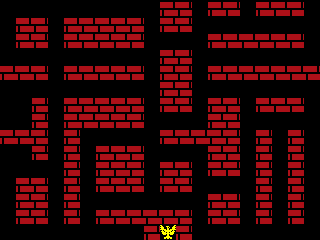

Rendered tile map (Tiled .tmx) drawn with the repository's tilesets; below, a short description and the full map source, tile grids included:
An orthogonal 20x15 tile map with 16x16 px tiles, 1 tile layer (Tile Layer 1).

<map version="1.10" tiledversion="1.10.2" orientation="orthogonal" renderorder="right-down" width="20" height="15" tilewidth="16" tileheight="16" infinite="0" nextlayerid="2" nextobjectid="1">
 <tileset firstgid="1" name="Brick_Wall" tilewidth="16" tileheight="16" tilecount="3" columns="3">
  <image source="../Brick_Wall.gif" width="48" height="16" />
 </tileset>
 <layer id="1" name="Tile Layer 1" width="20" height="15">
  <data encoding="csv">
2,2,2,2,2,2,2,2,2,2,1,1,2,1,1,2,1,1,1,2,
2,1,1,2,1,1,1,1,1,2,1,1,2,2,2,2,2,2,2,2,
2,1,1,2,1,1,1,1,1,2,2,2,2,1,1,1,1,1,1,2,
2,2,2,2,2,2,2,2,2,2,1,1,2,2,2,2,2,2,2,2,
1,1,1,2,1,1,1,1,1,2,1,1,2,1,1,1,1,1,1,1,
2,2,2,2,2,2,2,2,2,2,1,1,2,2,2,2,2,2,2,2,
2,2,1,2,1,1,1,1,1,2,1,1,2,1,1,2,1,1,1,2,
2,2,1,2,1,1,1,1,1,2,2,2,2,1,1,2,2,2,2,2,
1,1,1,2,1,2,2,2,2,2,1,1,1,1,1,2,1,2,1,2,
2,2,1,2,1,2,1,1,1,2,2,2,2,1,1,2,1,2,1,2,
2,2,2,2,1,2,1,1,1,2,1,1,2,1,1,2,1,2,1,2,
2,1,1,2,1,2,1,1,1,2,1,1,2,2,2,2,1,2,1,2,
2,1,1,2,1,2,2,2,2,2,2,2,2,1,1,2,1,2,1,2,
2,1,1,2,1,2,1,1,1,1,1,1,2,1,1,2,1,2,1,2,
2,2,2,2,2,2,2,2,2,1,3,1,2,2,2,2,2,2,2,2
</data>
 </layer>
</map>